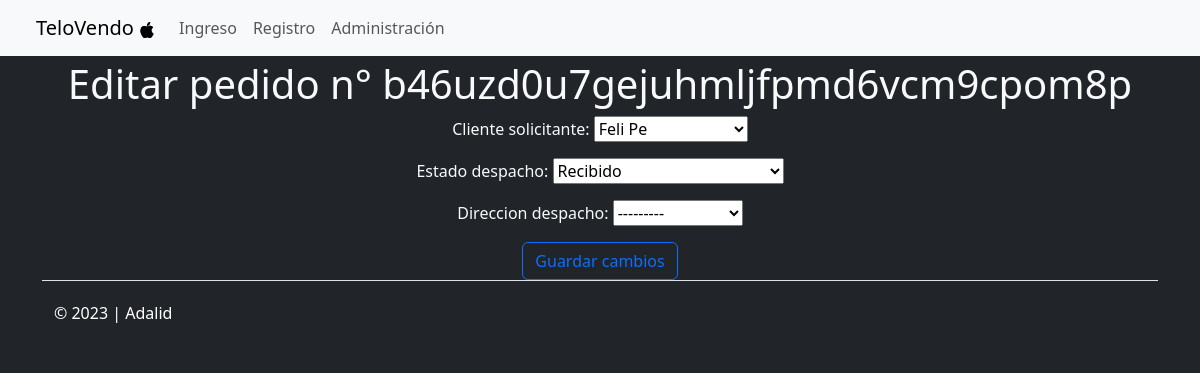
The app's page /pedidos/b46uzd0u7gejuhmljfpmd6vcm9cpom8p/edit/ with its own data.
### compraventa/models.py (models this page shows, shortened)
class Pedido(models.Model):
    id_pedido = models.CharField(max_length=64, primary_key=True)
    cliente_solicitante = models.ForeignKey(Cliente, on_delete=models.DO_NOTHING, default=None)
    fecha_pedido = models.DateTimeField(auto_now=True, null=True)
    tiene_despacho = models.BooleanField(default=True)
    ESTADO_CHOICES = [
        ('Recibido', 'Recibido'),
        ('Pago aceptado', 'Pago aceptado'),
        ('Orden de compra generada', 'Orden de compra generada'),
        ('En proceso', 'En proceso'),
        ('Enviado', 'Enviado'),
        ('En transito', 'En transito'),
        ('Entregado', 'Entregado'),
        ('Cancelacion solicitada', 'Cancelacion solicitada'),
        ('Cancelado', 'Cancelado'),
    ]
    estado_despacho = models.CharField(max_length=30, choices=ESTADO_CHOICES, default="Recibido", null=True)
    direccion_despacho = models.ForeignKey(Direccion, on_delete=models.DO_NOTHING, null=True)
    impuesto = models.IntegerField(default=19)

### compraventa/views.py (the view, shortened to what this page needs)
# urls.py: path('pedidos/<str:pk>/edit/', views.PedidoEditView.as_view(), name='edit_pedido'),
class PedidoEditView( UpdateView): #Updateview es un class-based view usado para actualizar datos #solostaffmixin se sacó
    model = Pedido #se elige el modelo
    form_class = PedidoForm #se elige el formulario
    template_name = "compraventa/edit_pedido.html" #se elige el template
    def get_object(self, queryset=None): #override del método de la clase padre.
        pedido = super().get_object(queryset) #obtiene el objeto pedido y lo asigna a esta variable
        pedido.save() #se guarda
        return pedido

### compraventa/models.py (called while the page is built)
    def __str__(self):
        return self.nombres + ' ' + self.apellidos

    def __str__(self) -> str:
        return self.direccion

### compraventa/templates/compraventa/edit_pedido.html (shortened to what this page needs)
{% extends "compraventa/base.html" %}
{% block body %}
  <h1>Editar pedido n° {{pedido.id_pedido}}</h1>
  <form method="post">
    {{ form.as_p }}
    <button class="btn btn-outline-primary" type="submit">Guardar cambios</button>
  </form>
{% endblock %}

### records on screen
Pedido: id_pedido "b46uzd0u7gejuhmljfpmd6vcm9cpom8p", cliente_solicitante "Feli Pe", estado_despacho "Recibido", direccion_despacho "---------"
